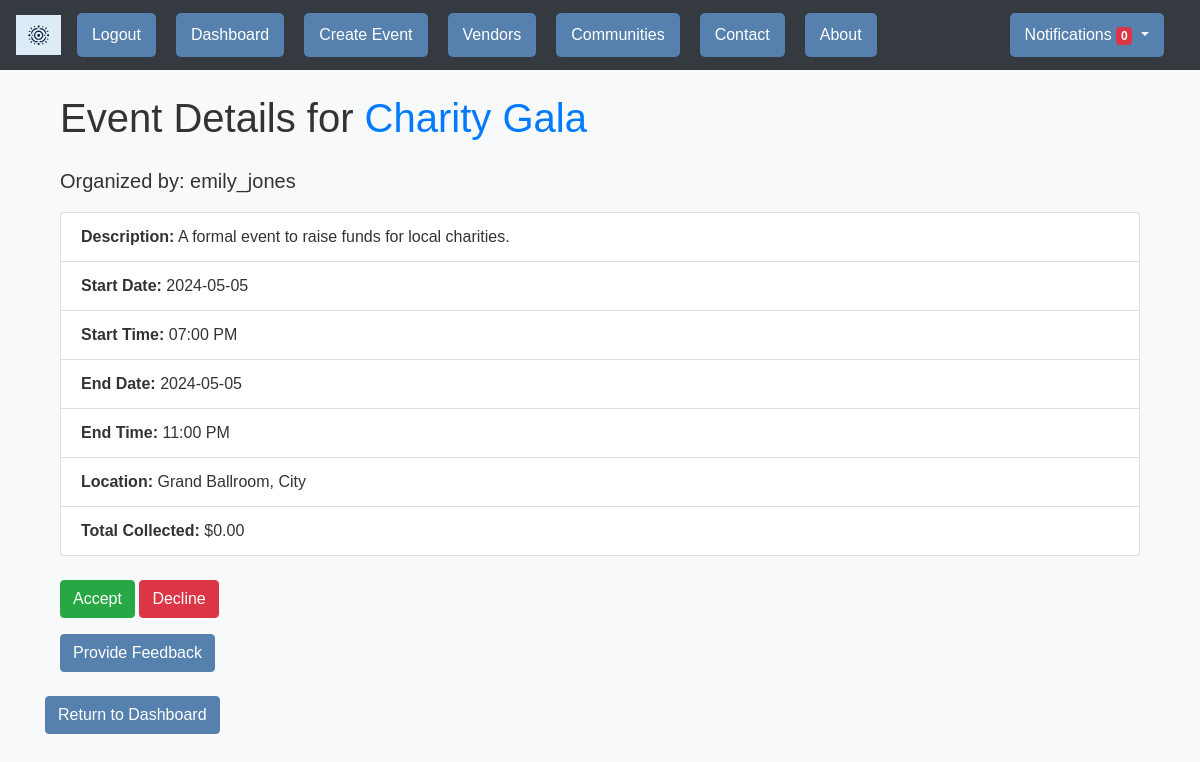
The page /view_event/4 (signed in) on the database its author committed.
### backend/models.py (models this page shows, shortened)
class Event(db.Model):
    __tablename__ = 'events'
    id = db.Column(db.Integer, primary_key=True)
    name = db.Column(db.String(140), nullable=False)
    description = db.Column(db.Text, nullable=False)
    start_datetime = db.Column(db.DateTime, nullable=False, default=datetime.utcnow)
    end_datetime = db.Column(db.DateTime, nullable=False, default=datetime.utcnow)
    location = db.Column(db.String(140), nullable=False)
    organizer_id = db.Column(db.Integer, db.ForeignKey('users.id'), nullable=False)
    vendors = db.relationship('Vendor', secondary=event_vendor, backref=db.backref('events', lazy='dynamic'))
    rsvps = db.relationship('RSVP', backref='event', lazy=True)
    payments = db.relationship('Payment', backref='event', lazy=True)
    feedbacks = db.relationship('Feedback', backref='event', lazy=True)
    payment_required = db.Column(db.Boolean, default=False)
    payment_amount = db.Column(db.Float, nullable=True)
    def total_collected(self):
        collected = sum(payment.amount for payment in self.payments if payment.status == 'Completed')
        return float(collected)

class User(UserMixin, db.Model):
    __tablename__ = 'users'
    id = db.Column(db.Integer, primary_key=True)
    username = db.Column(db.String(64), unique=True, nullable=False)
    email = db.Column(db.String(120), unique=True, nullable=False)
    password_hash = db.Column(db.String(128), nullable=False)
    events = db.relationship('Event', backref='organizer', lazy=True)
    rsvps = db.relationship('RSVP', backref='user', lazy=True)
    payments = db.relationship('Payment', backref='user', lazy=True)
    feedbacks = db.relationship('Feedback', backref='user', lazy=True)
    created_communities = db.relationship('Community', backref='creator', lazy=True)
    communities = db.relationship('Community', secondary=user_community, backref=db.backref('members', lazy='dynamic'))
    notifications = db.relationship('Notification', backref='user', lazy=True)

### backend/views.py (the view, shortened to what this page needs)
@main.route('/view_event/<int:event_id>', methods=['GET', 'POST'])
@login_required
def view_event(event_id):
    event = Event.query.get_or_404(event_id)
    rsvp = RSVP.query.filter_by(event_id=event_id, user_id=current_user.id).first()
    payment = Payment.query.filter_by(event_id=event_id, user_id=current_user.id).first()
    return render_template('view_event.html', event=event, rsvp=rsvp, payment=payment)

### backend/auth.py (called while the page is built)
@login_manager.user_loader
def load_user(user_id):
    return User.query.get(int(user_id))

### frontend/templates/view_event.html (shortened to what this page needs)
{% extends "layout.html" %}
{% block content %}
<div class="container my-4">
    <h1 class="mb-4">Event Details for <span class="text-primary">{{ event.name }}</span></h1>
    <p class="lead">Organized by: <strong>{{ event.organizer.username }}</strong></p>
    <ul class="list-group mb-4">
        <li class="list-group-item"><strong>Description:</strong> {{ event.description }}</li>
        <li class="list-group-item"><strong>Start Date:</strong> {{ event.start_datetime.strftime('%Y-%m-%d') }}</li>
        <li class="list-group-item"><strong>Start Time:</strong> {{ event.start_datetime.strftime('%I:%M %p') }}</li>
        <li class="list-group-item"><strong>End Date:</strong> {{ event.end_datetime.strftime('%Y-%m-%d') }}</li>
        <li class="list-group-item"><strong>End Time:</strong> {{ event.end_datetime.strftime('%I:%M %p') }}</li>
        <li class="list-group-item"><strong>Location:</strong> {{ event.location }}</li>
        <li class="list-group-item"><strong>Total Collected:</strong> ${{ '{:.2f}'.format(event.total_collected()) }}</li>
    </ul>
    <form method="POST" id="accept-decline-form">
        <button type="submit" name="action" value="accept" class="btn btn-success" onclick="openPayPal('{{ event.payment_amount }}')">Accept</button>
        <button type="submit" name="action" value="decline" class="btn btn-danger">Decline</button>
    </form>
    <form method="GET" action="{{ url_for('main.feedback', event_id=event.id) }}" class="mt-3">
        <button type="submit" class="btn btn-primary">Provide Feedback</button>
    </form>
</div>
<a href="{{ url_for('main.dashboard') }}" class="btn btn-primary mb-3">Return to Dashboard</a>
{% endblock %}

### frontend/static/styles/main.css (style rules this page uses)
body { background-color: #f8f9fa; color: #333; font-family: 'Arial', sans-serif; }
.btn-primary { background-color: #5680ad; border-color: #5680ad; }
.mb-3 { margin-bottom: 1rem; }

### rows shown on the page
Event: name "Charity Gala", description "A formal event to raise funds for local charities.", start_datetime "2024-05-05", start_datetime "07:00 PM", end_datetime "2024-05-05", end_datetime "11:00 PM", location "Grand Ballroom, City"
User: organizer.username "emily_jones"

### other values the page prints
{{ notifications|length }} "0"
{{ '{:.2f}'.format(event.total_collected()) }} "0.00"
